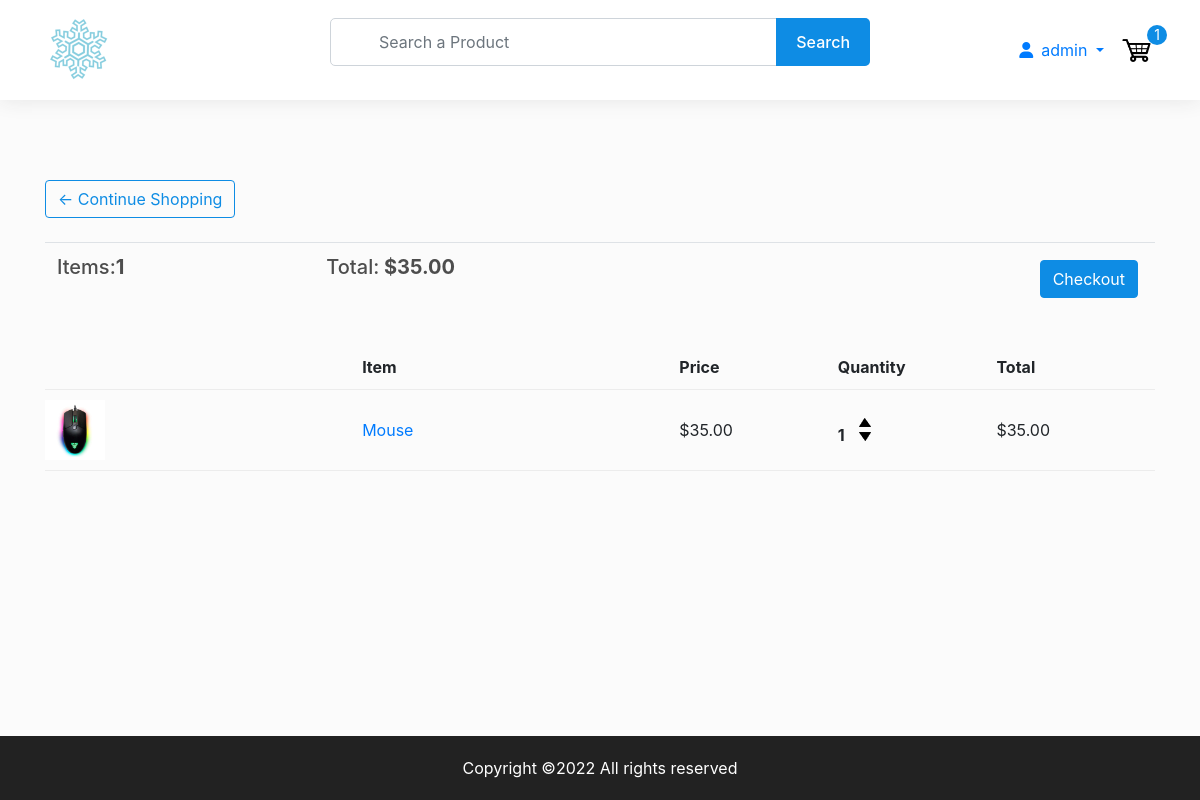
The page /cart/ (signed in) on the database as committed earlier.
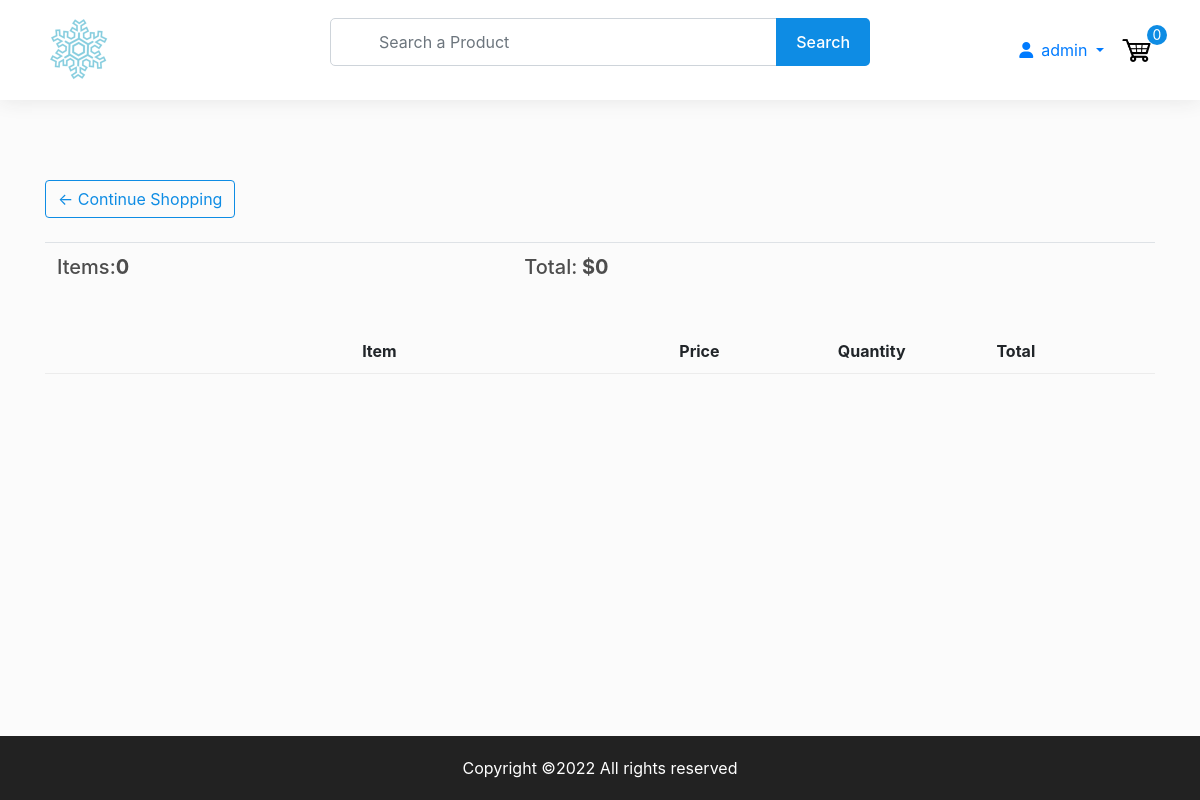
The same page on the database as committed later.
### store/models.py (models this page shows, shortened)
class Order(models.Model):
    customer = models.ForeignKey(
        Customer, on_delete=models.CASCADE, blank=True, null=True
    )
    items = models.ManyToManyField(OrderItem)
    date_orderd = models.DateTimeField(auto_now_add=True)
    ordered = models.BooleanField(default=False, null=False, blank=False)
    delivered = models.BooleanField(default=False)
    total_price = models.FloatField(max_length=200, null=True)  # added
    sphipping_address = models.ForeignKey(
        "ShippingAddress", on_delete=models.SET_NULL, blank=True, null=True
    )
    payment = models.ForeignKey(
        "Payment", on_delete=models.SET_NULL, blank=True, null=True
    )
    @property
    def get_total(self):
        total = 0
        for order_items in self.items.all():
            total = total + order_items.get_total_item_price
        return total
    @property
    def get_cart_items(self):
        total = 0
        for order_item in self.items.all():
            total += order_item.quantity
        return total

class OrderItem(models.Model):
    customer = models.ForeignKey(
        Customer, on_delete=models.CASCADE, blank=True, null=True
    )
    product = models.ForeignKey(Product, on_delete=models.CASCADE, null=True)
    quantity = models.IntegerField(default=0, null=True, blank=True)
    ordered = models.BooleanField(default=False)
    @property
    def get_total_item_price(self):
        total = self.product.price * self.quantity
        return total

class Product(models.Model):
    name = models.CharField(max_length=200, null=True)
    price = models.DecimalField(max_digits=7, decimal_places=2)
    digital = models.BooleanField(default=False, null=True, blank=False)
    image = models.ImageField(null=True, blank=True)
    status = models.BooleanField(default=False, null=True, blank=False)  # changed
    description = models.TextField(max_length=1000, null=True, blank=True)  # added
    @property
    def imageURL(self):
        try:
            url = self.image.url
        except:
            url = ""
        return url

### store/views.py (the view)
# urls.py: path("cart/", views.cart, name="cart"),
@login_required(login_url="login")
def cart(request):
    try:
        customer = get_object_or_404(Customer, user=request.user)
        order = Order.objects.get(customer=customer, ordered=False)
        context = {"object": order}
        return render(request, "store/cart.html", context)
    except ObjectDoesNotExist:
        context = {}
        return render(request, "store/cart.html", context)

### context_processors/context_processors.py (called while the page is built, shortened)
def total_cart_items(request):
    if request.user.is_authenticated:
        customer = Customer.objects.filter(user=request.user).first()
        if customer is None:
            return {"totalCartItems": 0}
        order = Order.objects.filter(customer=customer, ordered=False).first()
        if order is None:
            return {"totalCartItems": 0}
        cartItems = order.get_cart_items
    return {"totalCartItems": cartItems}

### store/templates/store/cart.html (shortened to what this page needs)
{% extends 'store/header.html' %}
{% load static %}
{% block content %}
	<section>
		<div class="container">
			<div class="row">
				<div class="col-lg-12">
					<div class="box-element">
						<a  class="btn btn-outline-primary" href="{% url 'store' %}">&#x2190; Continue Shopping</a>
						<br>
						<br>
						<table class="table">
							<tr>
								<th><h5>Items:<strong id="total_cart_items">{{totalCartItems}}</strong></h5></th>
								<th><h5>Total:<strong id="total_price"> ${{object.get_total}}</strong></h5></th>
								<th>
									{% if object.get_total %}
									<a  style="float:right; margin:5px;" class="btn btn-primary" href="{% url 'checkout' %}">Checkout</a>
									{% endif %}
								</th>
							</tr>
						</table>
					</div>
					<br>
					<div class="box-element">
						<div class="cart-row">
							<div style="flex:2"><strong>Item</strong></div>
							<div style="flex:1"><strong>Price</strong></div>
							<div style="flex:1"><strong>Quantity</strong></div>
							<div style="flex:1"><strong>Total</strong></div>
						</div>
						{% for item in object.items.all %}
						<div class="cart-row" id="rowid{{item.product.id}}">
							<div style="flex:2"><img class="row-image" src="{{item.product.imageURL}}"></div>
							<div style="flex:2"><p><a href="{% url 'details' item.product.id %}">{{item.product.name}}</a></p></div>
							<div style="flex:1"><p id="price{{item.product.id}}">${{item.product.price|floatformat:2}}</p></div>
							<div style="flex:1">
								<p class="quantity" id="q{{item.product.id}}">{{item.quantity}}</p>
								<div class="quantity">
									<a href="{% url 'add_to_cart' %}" class="add-btn" id="{{item.product.id}}"><img class="chg-quantity" src="{% static  'images/arrow-up.png' %}"></a>
									<a href="{% url 'remove_from_cart' %}" class="remove-btn" id="{{item.product.id}}"><img class="chg-quantity" src="{% static  'images/arrow-down.png' %}"></a>
								</div>
							</div>
							<div style="flex:1"><p id="tprice{{item.product.id}}">${{item.get_total_item_price}}</p></div>
						</div>
						{% endfor %}
					</div>
				</div>
			</div>
		</div>
	</section>
{% endblock content %}

### store/templates/store/header.html (shortened to what this page needs)
<!DOCTYPE html>
{% load static %}
<html>
    <head>
        <link
            rel="stylesheet"
            href="https://stackpath.bootstrapcdn.com/bootstrap/4.4.1/css/bootstrap.min.css"
        />
        <link
            rel="stylesheet"
            type="text/css"
            href="{% static 'css/style.css' %}"
        />
        <link rel="stylesheet" href="https://cdnjs.cloudflare.com/ajax/libs/lightgallery/2.3.0/css/lightgallery-bundle.min.css" />
        <link
        rel="stylesheet"
        href="https://unpkg.com/@trevoreyre/autocomplete-js/dist/style.css"
        />
        <link rel='stylesheet' href='https://maxcdn.bootstrapcdn.com/font-awesome/4.5.0/css/font-awesome.min.css' >
    </head>
    <body>
        <div id="page-container">
            <header>
                <div class="container">
                    <div class="row align-items-center">
                        <div class="col-6 col-lg-3 order-1">
                            <a href="{% url 'store' %}" class="logo mr-5">
                                <img src="{% static 'images/logo-1.png' %}" />
                            </a>
                        </div>
                        <div class="col-lg-6 order-3 order-lg-2 mt-2 mt-lg-0">
                            <form id="autocomplete" class="autocomplete" action="/search" method="get">
                                <div class="form-group mb-0">
                                    <input type="text" class="autocomplete-input form-control sm-2 mr-5 pl-5" name="search" placeholder="Search a Product">
                                </div>
                                <button type="submit">Search</button>
                            </form>
                        </div>
                        <div class="col-6 col-lg-3 order-2 order-lg-3">
                            <div class="header-right d-flex align-items-center justify-content-end">
                                {% if request.user.is_authenticated %}
                                    <div class="dropdown">
                                        <a href="#" class="dropdown-toggle" data-toggle="dropdown" aria-haspopup="true" aria-expanded="false">
                                            <i class="fa fa-user mr-2"></i>{{request.user}}
                                        </a>
                                    </div>
                                {% else %}
                                    <a href="{% url 'login' %}" class="btn btn-outline-primary">Login</a>
                                {% endif %}
                                <div class="cart ml-3">
                                    <a href="{% url 'cart' %}">
                                        <img src="{% static 'images/cart.png' %}" />
                                    </a>
                                    <p id="totalCartNo">{{totalCartItems}}</p>
                                </div>
                            </div>
                        </div>
                    </div>
                </div>
            </header>
            <div id="content-wrap">
                {% block content %}
                {% endblock content %}
            </div>
            <footer>
                <div class="container text-center">
                    <p>Copyright ©2022 All rights reserved</p>
                </div>
            </footer>
        </div>
    </body>
</html>

Rows that differ between the two databases and show on the page:
removed OrderItem: product.imageURL (picture), product.name "Mouse", product.price "35.00", quantity "1", get_total_item_price "35.00"
computed for Order: get_total "35.00" → "0"
Other text that changed with them:
{{ totalCartItems }}: "1" → "0"
text no longer shown: "Checkout"
